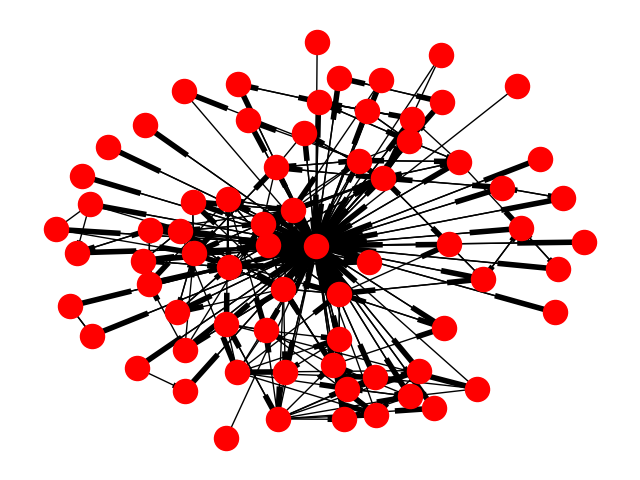

Reproduce this figure in Python.
import networkx as nx
import matplotlib.pyplot as plt
from utils import BuildDict, SortCentrality, WriteCentrality



users = BuildDict()

# Build graph
g = nx.DiGraph()
g.add_nodes_from(users.values())
for u_id, u_nm in users.items():
    f = open("ids/{}".format(u_id), 'r')
    followers = [l.strip() for l in f.readlines()]
    f.close()
    [g.add_edge(users[follower], u_nm) for follower in followers if follower in users.keys()]

nx.draw(g)
plt.savefig("graph.png")
nx.write_gml(g, "graph.gml")

report = open("graph_report.txt", "w")

report.write("---IN AND OUT EDGES---\n\n")

for n in g:
    report.write("{}, {}, {}\n".format(n, len(g.in_edges(n)), len(g.out_edges(n))))


report.write("\n\n--COMPONENTS---\n")

report.write("\nStrongly Connected Components:\n\n")

s_components = nx.strongly_connected_components(g)
for c in s_components:
    report.write("{}\n".format(c))


report.write("\n\n---CENTRALITIES---\n")

d_centrality = nx.degree_centrality(g)
i_centrality = nx.in_degree_centrality(g)
o_centrality = nx.out_degree_centrality(g)
c_centrality = nx.closeness_centrality(g)
b_centrality = nx.betweenness_centrality(g)
e_centrality = nx.eigenvector_centrality(g)

sorted_d = SortCentrality(d_centrality)
sorted_i = SortCentrality(i_centrality)
sorted_o = SortCentrality(o_centrality)
sorted_c = SortCentrality(c_centrality)
sorted_b = SortCentrality(b_centrality)
sorted_e = SortCentrality(e_centrality)

report.write("\nDegree Centrality\n\n")
WriteCentrality(report, sorted_d, d_centrality)

report.write("\n\nIn-Degree Centrality\n\n")
WriteCentrality(report, sorted_i, i_centrality)

report.write("\n\nOut-Degree Centrality\n\n")
WriteCentrality(report, sorted_o, o_centrality)

report.write("\n\nCloseness Degree Centrality\n\n")
WriteCentrality(report, sorted_c, c_centrality)

report.write("\n\nBetweenness Degree Centrality\n\n")
WriteCentrality(report, sorted_b, b_centrality)

report.write("\n\nEigenvector Degree Centrality\n\n")
WriteCentrality(report, sorted_e, e_centrality)
